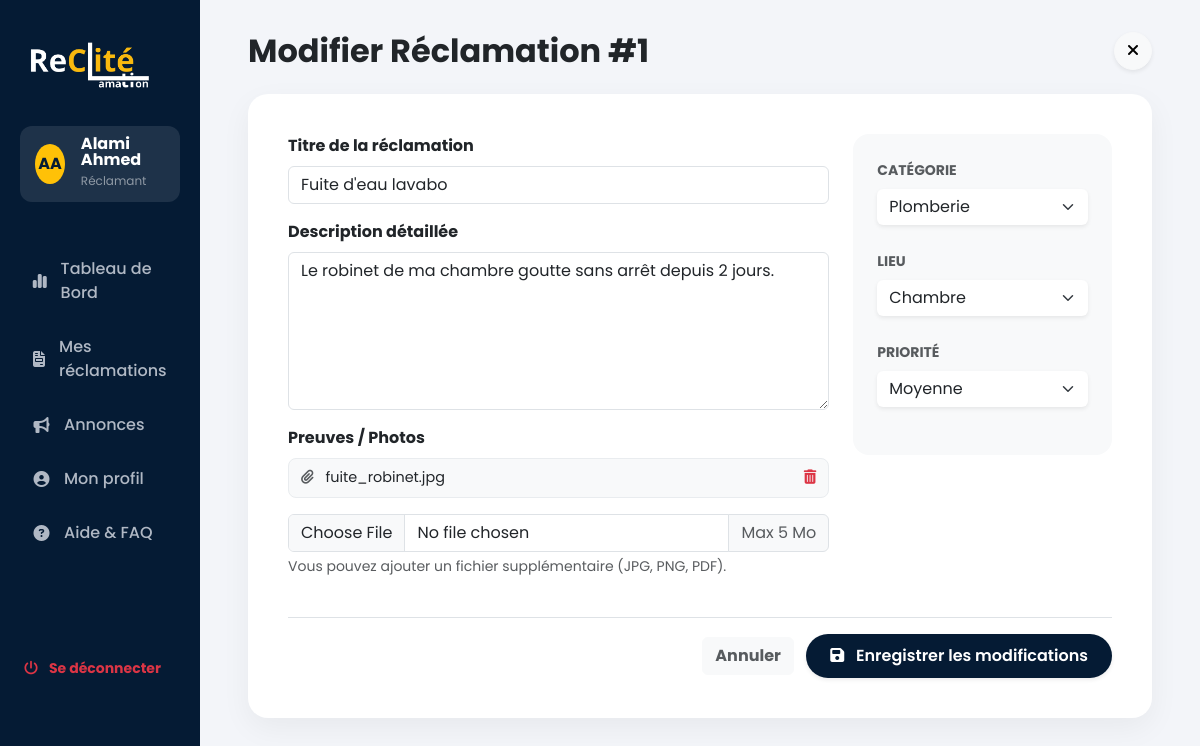
The page /reclamant/edit_reclamation.php?id=1 (signed in) on the database its author committed.
### tables this page shows
CREATE TABLE `reclamations` (
                                `id` int(11) NOT NULL AUTO_INCREMENT,
                                `user_id` int(11) NOT NULL,
                                `categorie_id` int(11) NOT NULL,
                                `objet` varchar(255) NOT NULL,
                                `description` text NOT NULL,
                                `lieu` varchar(255) DEFAULT NULL,
                                `urgence` enum('Faible','Moyenne','Haute','Urgent') DEFAULT 'Faible',
                                `statut` enum('en_attente','en_cours','resolu','rejete') NOT NULL DEFAULT 'en_attente',
                                `date_creation` datetime DEFAULT current_timestamp(),
                                PRIMARY KEY (`id`),
                                KEY `user_id` (`user_id`),
                                KEY `categorie_id` (`categorie_id`),
                                CONSTRAINT `reclamations_ibfk_1` FOREIGN KEY (`user_id`) REFERENCES `users` (`id`) ON DELETE CASCADE,
                                CONSTRAINT `reclamations_ibfk_2` FOREIGN KEY (`categorie_id`) REFERENCES `categories` (`id`) ON DELETE CASCADE
);

CREATE TABLE `pieces_jointes` (
                                  `id` int(11) NOT NULL AUTO_INCREMENT,
                                  `reclamation_id` int(11) NOT NULL,
                                  `chemin_fichier` varchar(255) NOT NULL,
                                  `nom_fichier` varchar(255) NOT NULL,
                                  PRIMARY KEY (`id`),
                                  KEY `reclamation_id` (`reclamation_id`),
                                  CONSTRAINT `pieces_jointes_ibfk_1` FOREIGN KEY (`reclamation_id`) REFERENCES `reclamations` (`id`) ON DELETE CASCADE
);

CREATE TABLE `categories` (
                              `id` int(11) NOT NULL AUTO_INCREMENT,
                              `nom` varchar(100) NOT NULL,
                              PRIMARY KEY (`id`)
);

CREATE TABLE `lieux` (
                         `id` int(11) NOT NULL AUTO_INCREMENT,
                         `nom` varchar(100) NOT NULL,
                         PRIMARY KEY (`id`),
                         UNIQUE KEY `nom` (`nom`)
);

### reclamant/edit_reclamation.php (the view, shortened to what this page needs)
<?php
require_once '../config/db.php';
$id = $_GET['id'];
$user_id = $_SESSION['user_id'];
$stmt = $pdo->prepare("SELECT * FROM reclamations WHERE id = ? AND user_id = ?");
$stmt->execute([$id, $user_id]);
$reclamation = $stmt->fetch(PDO::FETCH_ASSOC);
$categories = $pdo->query("SELECT * FROM categories ORDER BY nom")->fetchAll(PDO::FETCH_ASSOC);
$lieux_db = $pdo->query("SELECT * FROM lieux ORDER BY nom")->fetchAll(PDO::FETCH_ASSOC);
$pieces = $pdo->prepare("SELECT * FROM pieces_jointes WHERE reclamation_id = ?");
$pieces->execute([$id]);
$current_proofs = $pieces->fetchAll(PDO::FETCH_ASSOC);
?>
<!DOCTYPE html>
<html lang="fr">
<head>
    <link href="https://cdn.jsdelivr.net/npm/bootstrap@5.3.2/dist/css/bootstrap.min.css" rel="stylesheet">
    <link rel="stylesheet" href="https://cdnjs.cloudflare.com/ajax/libs/font-awesome/6.4.0/css/all.min.css">
</head>
<body>
<div class="container-fluid">
    <div class="row">
        <?php include 'sidebar.php'; ?>
        <div class="col-md-9 col-lg-10 main-content">
            <div class="d-flex justify-content-between align-items-center mb-4">
                <h2 class="fw-bold text-dark m-0">Modifier Réclamation #<?php echo $id; ?></h2>
                <a href="my_reclamations.php" class="btn btn-light rounded-circle shadow-sm"><i class="fas fa-times"></i></a>
            </div>
            <div class="form-card">
                <form method="POST" enctype="multipart/form-data">
                    <div class="row g-4">
                        <div class="col-md-8">
                            <div class="mb-3">
                                <label class="form-label fw-bold">Titre de la réclamation</label>
                                <input type="text" name="objet" class="form-control" value="<?php echo htmlspecialchars($reclamation['objet']); ?>" required>
                            </div>
                            <div class="mb-3">
                                <label class="form-label fw-bold">Description détaillée</label>
                                <textarea name="description" class="form-control" rows="6" required><?php echo htmlspecialchars($reclamation['description']); ?></textarea>
                            </div>
                            <div class="mb-3">
                                <label class="form-label fw-bold">Preuves / Photos</label>
                                <?php if (count($current_proofs) > 0): ?>
                                    <div class="mb-3">
                                        <?php foreach ($current_proofs as $pj): ?>
                                            <div class="proof-item">
                                                <span><i class="fas fa-paperclip me-2 text-muted"></i> <?php echo htmlspecialchars($pj['nom_fichier']); ?></span>
                                                <a href="edit_reclamation.php?id=<?php echo $id; ?>&delete_pj=<?php echo $pj['id']; ?>"
                                                   class="btn-delete-pj"
                                                   onclick="return confirm('Supprimer ce fichier ?');"
                                                   title="Supprimer">
                                                    <i class="fas fa-trash-alt"></i>
                                                </a>
                                            </div>
                                        <?php endforeach; ?>
                                    </div>
                                <?php endif; ?>
                                <div class="input-group">
                                    <input type="file" name="new_proof" class="form-control" accept="image/*,.pdf">
                                    <span class="input-group-text text-muted small">Max 5 Mo</span>
                                </div>
                                <div class="form-text small text-muted">Vous pouvez ajouter un fichier supplémentaire (JPG, PNG, PDF).</div>
                            </div>
                        </div>
                        <div class="col-md-4">
                            <div class="bg-light p-4 rounded-4">
                                <div class="mb-4">
                                    <label class="form-label fw-bold small text-uppercase text-muted">Catégorie</label>
                                    <select name="categorie_id" class="form-select bg-white border-0 shadow-sm">
                                        <?php foreach ($categories as $cat): ?>
                                            <option value="<?php echo $cat['id']; ?>" <?php echo ($cat['id'] == $reclamation['categorie_id']) ? 'selected' : ''; ?>>
                                                <?php echo htmlspecialchars($cat['nom']); ?>
                                            </option>
                                        <?php endforeach; ?>
                                    </select>
                                </div>
                                <div class="mb-4">
                                    <label class="form-label fw-bold small text-uppercase text-muted">Lieu</label>
                                    <select name="lieu" class="form-select bg-white border-0 shadow-sm">
                                        <?php foreach ($lieux_db as $l): ?>
                                            <option value="<?php echo $l['nom']; ?>" <?php echo ($l['nom'] == $reclamation['lieu']) ? 'selected' : ''; ?>>
                                                <?php echo htmlspecialchars($l['nom']); ?>
                                            </option>
                                        <?php endforeach; ?>
                                    </select>
                                </div>
                                <div class="mb-4">
                                    <label class="form-label fw-bold small text-uppercase text-muted">Priorité</label>
                                    <select name="urgency" class="form-select bg-white border-0 shadow-sm">
                                        <option value="Moyenne" <?php echo ($reclamation['urgence'] == 'Moyenne') ? 'selected' : ''; ?>>Moyenne</option>
                                    </select>
                                </div>
                            </div>
                        </div>
                    </div>
                    <div class="text-end mt-4 pt-3 border-top">
                        <a href="my_reclamations.php" class="btn btn-light me-2 text-muted fw-bold">Annuler</a>
                        <button type="submit" class="btn btn-submit shadow-sm px-4">
                            <i class="fas fa-save me-2"></i> Enregistrer les modifications
                        </button>
                    </div>
                </form>
            </div>
        </div>
    </div>
</div>
</body>
</html>

### reclamant/edit_reclamation.php (style rules this page uses)
:root { --sidebar-bg: #051b34; --body-bg: #f3f5f9; --accent-yellow: #ffc107; }
body { font-family: 'Poppins', sans-serif; background-color: var(--body-bg); overflow-x: hidden; }
.main-content { padding: 2rem 3rem; }
.form-card { background: white; border-radius: 20px; padding: 40px; box-shadow: 0 10px 30px rgba(0,0,0,0.05); }
.btn-submit { background: var(--sidebar-bg); color: white; border-radius: 50px; padding: 10px 30px; font-weight: 600; border: none; }
.proof-item { background: #f8f9fa; border: 1px solid #e9ecef; border-radius: 8px; padding: 8px 12px; display: flex; justify-content: space-between; align-items: center; margin-bottom: 8px; font-size: 0.9rem; }
.btn-delete-pj { color: #dc3545; cursor: pointer; transition: 0.2s; }

### rows shown on the page
reclamations: objet "Fuite d'eau lavabo", description "Le robinet de ma chambre goutte sans arrêt depuis 2 jours.", categorie_id "Plomberie", lieu "Chambre", urgency "Moyenne"
pieces_jointes: nom_fichier "fuite_robinet.jpg"

### other values the page prints
$initials "AA"
$sidebar_name "Alami Ahmed"
$id "1"
